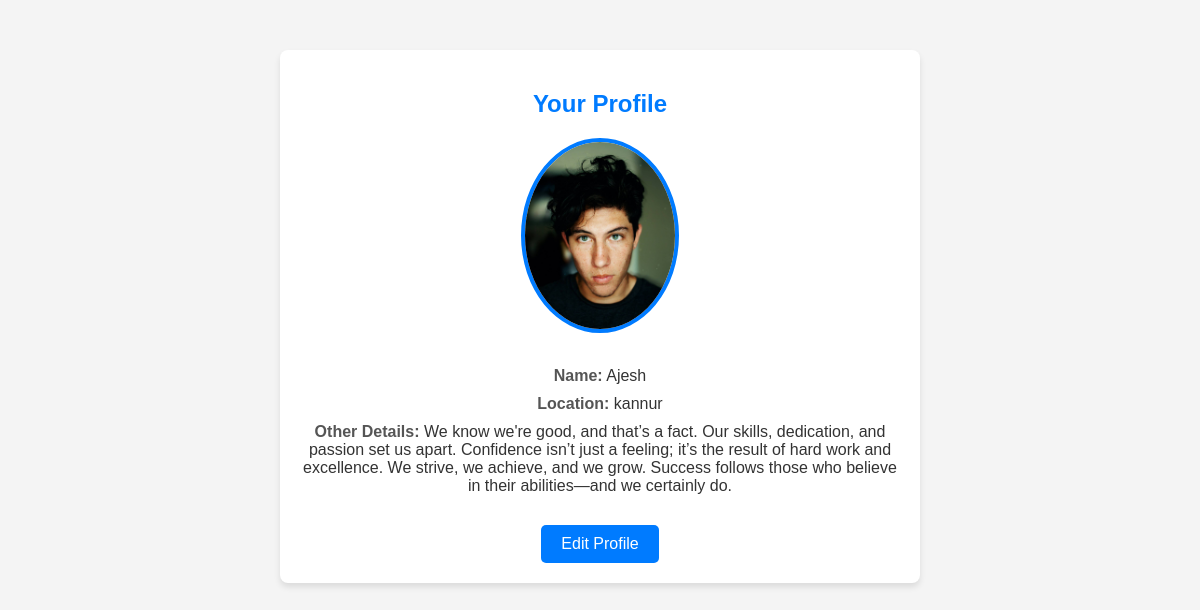
The app's page /packager/profile/view/ (signed in) with its own data.
### travel/models.py (models this page shows, shortened)
class PackagerProfile(models.Model):
    user = models.OneToOneField(CustomUser, on_delete=models.CASCADE, related_name="packager_profile")
    name = models.CharField(max_length=100)
    location = models.CharField(max_length=200)
    profile_image = models.ImageField(upload_to='packager_profiles/', blank=True, null=True)
    other_details = models.TextField(blank=True)
    phone_number = models.CharField(max_length=15, blank=True, null=True)
    email = models.EmailField(blank=True, null=True)
    map_url = models.URLField(max_length=700)

### travel/views.py (the view)
# urls.py: path('packager/profile/view/', views.view_profile, name='view_profile'),
@login_required
def view_profile(request):
    if request.user.user_type != 'packager':
        return redirect('home')
    profile = getattr(request.user, 'packager_profile', None)
    if not profile:
        return redirect('create_profile')
    return render(request, 'travel/view_profile.html', {'profile': profile})

### travel/templates/travel/view_profile.html (shortened to what this page needs)
<!DOCTYPE html>
<html lang="en">
<head>
</head>
<body>
    <div class="profile-container">
        <h2>Your Profile</h2>
        {% if profile.profile_image %}
            <img src="{{ profile.profile_image.url }}" alt="{{ profile.name }}">
        {% else %}
            <p>No profile image uploaded.</p>
        {% endif %}
        <p><strong>Name:</strong> {{ profile.name }}</p>
        <p><strong>Location:</strong> {{ profile.location }}</p>
        <p><strong>Other Details:</strong> {{ profile.other_details }}</p>
        <a href="{% url 'edit_profile' %}" class="btn-one">Edit Profile</a>
    </div>
</body>
</html>

### travel/templates/travel/view_profile.html (style rules this page uses)
body { font-family: Arial, sans-serif; margin: 0; padding: 0; background-color: #f4f4f4; color: #333; }
.profile-container { max-width: 600px; margin: 50px auto; background: #fff; padding: 20px; border-radius: 8px; box-shadow: 0 4px 6px rgba(0, 0, 0, 0.1); text-align: center; }
.profile-container img { border-radius: 50%; margin-bottom: 20px; border: 4px solid #007bff; max-width: 150px; height: auto; }
.profile-container h2 { margin-bottom: 20px; font-size: 24px; color: #007bff; }
.profile-container p { font-size: 16px; margin: 10px 0; }
.profile-container p strong { color: #555; }
.profile-container .btn-one { display: inline-block; background-color: #007bff; color: #fff; text-decoration: none; padding: 10px 20px; margin-top: 20px; border-radius: 5px; font-size: 16px; transition: background-color 0.3s ease; }

### records on screen
PackagerProfile: profile_image (picture), name "Ajesh", location "kannur", other_details "We know we're good, and that’s a fact. Our skills, dedication, and passion set us apart. Confidence isn’t just a feeling; it’s the result of hard work and excellence. We strive, we achieve, and we grow. Success follows those who believe in their abilities—and we certainly do."
